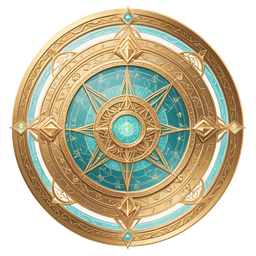
#> input picture assets/vfx/vfx_magic_circle.png, 256 x 256 px, shrunk from 1024 x 1024 before the run, found by its file name
$ python enforce_zero_residual_transparency.py
#> lines starting #> are read from the running program, lines starting #| are printed output that depends on the picture
# -*- coding: utf-8 -*-
"""
tools/enforce_zero_residual_transparency.py
零殘留極致去背保護：
1. 閾值截斷 (Alpha < 18 直接歸零)
2. 外邊框 2 像素物理歸零 (確保 100% 邊緣無任何方形包圍盒殘影)
3. 驗證所有 10 款專屬特效的四角 Alpha 100% 為 0
"""

import os
from PIL import Image

VFX_DIR = r"C:\Users\達爾\projects\math-island\assets\vfx"

ALL_ROLE_VFX = [
    # 公主 5 大專屬魔法
    "vfx_magic_circle.png",
    "vfx_princess_butterfly.png",
    "vfx_princess_frost_crystal.png",
    "vfx_princess_heart_shield.png",
    "vfx_princess_rainbow_aurora.png",
    # 勇者 5 大專屬物理劍技
    "vfx_crescent_wave.png",
    "vfx_hero_cross_slash.png",
    "vfx_hero_whirlwind.png",
    "vfx_hero_impact_shockwave.png",
    "vfx_hero_thunder_thrust.png"
]

def enforce_zero_alpha(fname):
#> called with fname = 'vfx_magic_circle.png'
    fpath = os.path.join(VFX_DIR, fname)
    if not os.path.exists(fpath):
        return False

    img = Image.open(fpath).convert("RGBA")
#> img is the input picture: PIL image 256x256 RGBA; mean R, G, B, A 117.4, 110.1, 85, 168.6
    w, h = img.size
#> w = 256; h = 256
    r, g, b, a = img.split()
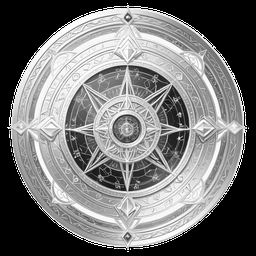
#> r: PIL image 256x256 L; min 0, max 255, mean 117.4
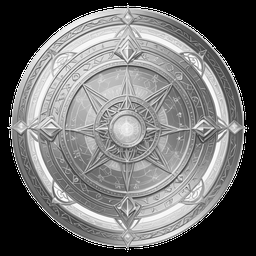
#> g: PIL image 256x256 L; min 0, max 255, mean 110.1
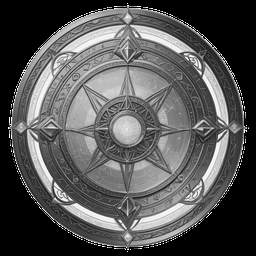
#> b: PIL image 256x256 L; min 0, max 255, mean 85
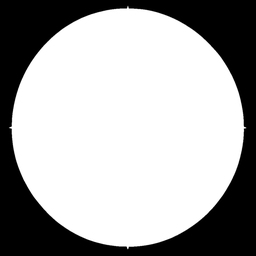
#> a: PIL image 256x256 L; min 0, max 255, mean 168.6

    # 1. 微弱羽化殘留截斷 (低於 18 的微光直接歸零)
    a = a.point(lambda p: 0 if p < 20 else p)

    # 2. 強制最外圈 2 像素邊界 Alpha 歸零
    apix = a.load()
    for x in range(w):
        apix[x, 0] = 0
        apix[x, 1] = 0
        apix[x, h - 1] = 0
        apix[x, h - 2] = 0
    for y in range(h):
        apix[0, y] = 0
        apix[1, y] = 0
        apix[w - 1, y] = 0
        apix[w - 2, y] = 0

    img.putalpha(a)

    # 覆蓋儲存 PNG 與 WebP
    webp_path = os.path.splitext(fpath)[0] + ".webp"
    img.save(fpath, "PNG", optimize=True)
    img.save(webp_path, "WEBP", quality=92, method=6)

    # 驗證四個角落與邊界點
    chk = img.load()
    test_pts = [(0, 0), (w - 1, 0), (0, h - 1), (w - 1, h - 1), (w // 2, 0), (w // 2, h - 1)]
    alphas = [chk[pt[0], pt[1]][3] for pt in test_pts]
#> alphas = [0, 0, 0, 0, 0, 0]
    perfect = all(val == 0 for val in alphas)
#> perfect = True

    print(f"[{'✔ 100% 完美零殘留' if perfect else '❌'}] {fname:<32} (邊界 Alpha: {alphas})")
#| [✔ 100% 完美零殘留] vfx_magic_circle.png             (邊界 Alpha: [0, 0, 0, 0, 0, 0])
    return perfect

def main():
    print("=" * 70)
    print("🛡️ 執行零殘留極致去背防線...")
    print("=" * 70)
    all_ok = True
    for f in ALL_ROLE_VFX:
        if not enforce_zero_alpha(f):
            all_ok = False
#> pass 2 of the loop in main, `for f in ALL_ROLE_VFX:`:
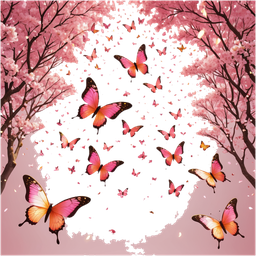
#> input picture assets/vfx/vfx_princess_butterfly.png, 256 x 256 px, shrunk from 1024 x 1024 before the run, found by its file name
#> in enforce_zero_alpha, img is the input picture: PIL image 256x256 RGBA; mean R, G, B, A 136.6, 88, 89.9, 153.5
#> in enforce_zero_alpha (call 2), `img.putalpha(a)`:
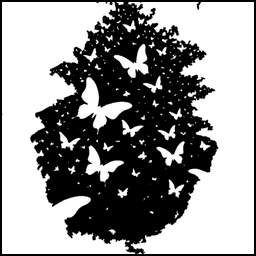
#> a: PIL image 256x256 L; min 0, max 255, mean 147.7
#> in enforce_zero_alpha (call 2), `img.putalpha(a)`:
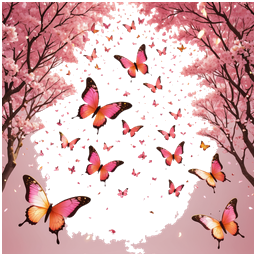
#> img: PIL image 256x256 RGBA; mean R, G, B, A 136.6, 88, 89.9, 147.7; transparent parts drawn white
#| [✔ 100% 完美零殘留] vfx_princess_butterfly.png       (邊界 Alpha: [0, 0, 0, 0, 0, 0])
#> pass 3 of the loop in main, `for f in ALL_ROLE_VFX:`:
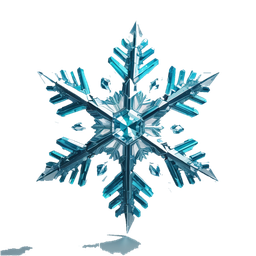
#> input picture assets/vfx/vfx_princess_frost_crystal.png, 256 x 256 px, shrunk from 1024 x 1024 before the run, found by its file name
#> in enforce_zero_alpha, img is the input picture: PIL image 256x256 RGBA; mean R, G, B, A 19.7, 36.7, 41.8, 53.4
#> in enforce_zero_alpha (call 3), `r, g, b, a = img.split()`:
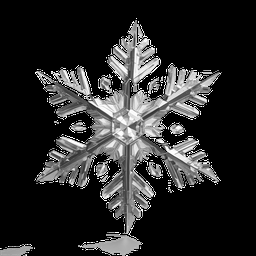
#> b: PIL image 256x256 L; min 0, max 255, mean 41.8
#> in enforce_zero_alpha (call 3), `r, g, b, a = img.split()`:
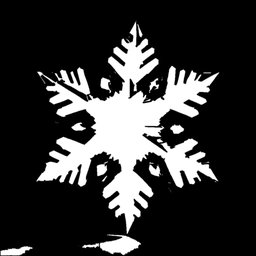
#> a: PIL image 256x256 L; min 0, max 255, mean 53.4
#| [✔ 100% 完美零殘留] vfx_princess_frost_crystal.png   (邊界 Alpha: [0, 0, 0, 0, 0, 0])
#> the loop made 10 passes; the first 3 are shown
    print("=" * 70)
    if all_ok:
        print("🎉 全部 10 款專屬技能特效 100% 達成零殘留純淨透明！")

if __name__ == '__main__':
    main()
